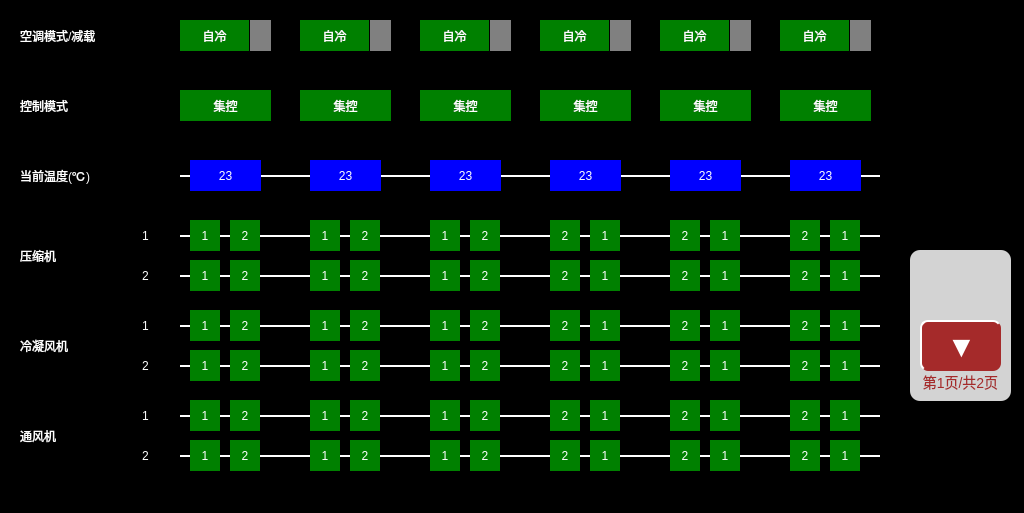
<?xml version="1.0" encoding="UTF-8"?>
<ui version="4.0">
 <class>VehicleACPage</class>
 <widget class="QWidget" name="VehicleACPage">
  <property name="geometry">
   <rect>
    <x>0</x>
    <y>0</y>
    <width>1024</width>
    <height>513</height>
   </rect>
  </property>
  <property name="windowTitle">
   <string>Form</string>
  </property>
  <property name="styleSheet">
   <string notr="true">QWidget
{
	background-color:black;
}
QLabel
{
	font: 18px, &quot;微软雅黑&quot;;
	color:white;
background-color:green;
}
QPushButton
{
	background-color:orange ;
	border-top: 2px solid white;	
	border-left: 2px solid white;
}</string>
  </property>
  <widget class="QPushButton" name="NextPageBtn">
   <property name="geometry">
    <rect>
     <x>920</x>
     <y>320</y>
     <width>81</width>
     <height>51</height>
    </rect>
   </property>
   <property name="focusPolicy">
    <enum>Qt::NoFocus</enum>
   </property>
   <property name="styleSheet">
    <string notr="true">font:30px;
color:white;
background-color:brown;
border-radius:8px;</string>
   </property>
   <property name="text">
    <string>▼</string>
   </property>
  </widget>
  <widget class="QLabel" name="lbl1_13">
   <property name="geometry">
    <rect>
     <x>910</x>
     <y>250</y>
     <width>101</width>
     <height>151</height>
    </rect>
   </property>
   <property name="styleSheet">
    <string notr="true">background-color:lightgray;
border-radius:10px;
font:14px;
color:brown;</string>
   </property>
   <property name="text">
    <string>






第1页/共2页</string>
   </property>
   <property name="alignment">
    <set>Qt::AlignCenter</set>
   </property>
  </widget>
  <widget class="QLabel" name="lbl1">
   <property name="geometry">
    <rect>
     <x>20</x>
     <y>20</y>
     <width>131</width>
     <height>31</height>
    </rect>
   </property>
   <property name="styleSheet">
    <string notr="true">background-color:black;</string>
   </property>
   <property name="text">
    <string>空调模式/减载</string>
   </property>
   <property name="alignment">
    <set>Qt::AlignLeading|Qt::AlignLeft|Qt::AlignVCenter</set>
   </property>
  </widget>
  <widget class="QLabel" name="lbl1_2">
   <property name="geometry">
    <rect>
     <x>20</x>
     <y>90</y>
     <width>131</width>
     <height>31</height>
    </rect>
   </property>
   <property name="styleSheet">
    <string notr="true">background-color:black;</string>
   </property>
   <property name="text">
    <string>控制模式</string>
   </property>
   <property name="alignment">
    <set>Qt::AlignLeading|Qt::AlignLeft|Qt::AlignVCenter</set>
   </property>
  </widget>
  <widget class="QLabel" name="lbl1_3">
   <property name="geometry">
    <rect>
     <x>20</x>
     <y>160</y>
     <width>131</width>
     <height>31</height>
    </rect>
   </property>
   <property name="styleSheet">
    <string notr="true">background-color:black;</string>
   </property>
   <property name="text">
    <string>当前温度(℃)</string>
   </property>
   <property name="alignment">
    <set>Qt::AlignLeading|Qt::AlignLeft|Qt::AlignVCenter</set>
   </property>
  </widget>
  <widget class="QLabel" name="lbl1_4">
   <property name="geometry">
    <rect>
     <x>20</x>
     <y>240</y>
     <width>91</width>
     <height>31</height>
    </rect>
   </property>
   <property name="styleSheet">
    <string notr="true">background-color:black;</string>
   </property>
   <property name="text">
    <string>压缩机</string>
   </property>
   <property name="alignment">
    <set>Qt::AlignLeading|Qt::AlignLeft|Qt::AlignVCenter</set>
   </property>
  </widget>
  <widget class="QLabel" name="lbl1_5">
   <property name="geometry">
    <rect>
     <x>20</x>
     <y>330</y>
     <width>91</width>
     <height>31</height>
    </rect>
   </property>
   <property name="styleSheet">
    <string notr="true">background-color:black;</string>
   </property>
   <property name="text">
    <string>冷凝风机</string>
   </property>
   <property name="alignment">
    <set>Qt::AlignLeading|Qt::AlignLeft|Qt::AlignVCenter</set>
   </property>
  </widget>
  <widget class="QLabel" name="lbl1_6">
   <property name="geometry">
    <rect>
     <x>20</x>
     <y>420</y>
     <width>91</width>
     <height>31</height>
    </rect>
   </property>
   <property name="styleSheet">
    <string notr="true">background-color:black;</string>
   </property>
   <property name="text">
    <string>通风机</string>
   </property>
   <property name="alignment">
    <set>Qt::AlignLeading|Qt::AlignLeft|Qt::AlignVCenter</set>
   </property>
  </widget>
  <widget class="QLabel" name="lbl1_7">
   <property name="geometry">
    <rect>
     <x>130</x>
     <y>220</y>
     <width>31</width>
     <height>31</height>
    </rect>
   </property>
   <property name="styleSheet">
    <string notr="true">background-color:black;</string>
   </property>
   <property name="text">
    <string>1</string>
   </property>
   <property name="alignment">
    <set>Qt::AlignCenter</set>
   </property>
  </widget>
  <widget class="QLabel" name="lbl1_8">
   <property name="geometry">
    <rect>
     <x>130</x>
     <y>260</y>
     <width>31</width>
     <height>31</height>
    </rect>
   </property>
   <property name="styleSheet">
    <string notr="true">background-color:black;</string>
   </property>
   <property name="text">
    <string>2</string>
   </property>
   <property name="alignment">
    <set>Qt::AlignCenter</set>
   </property>
  </widget>
  <widget class="QLabel" name="lbl1_9">
   <property name="geometry">
    <rect>
     <x>130</x>
     <y>310</y>
     <width>31</width>
     <height>31</height>
    </rect>
   </property>
   <property name="styleSheet">
    <string notr="true">background-color:black;</string>
   </property>
   <property name="text">
    <string>1</string>
   </property>
   <property name="alignment">
    <set>Qt::AlignCenter</set>
   </property>
  </widget>
  <widget class="QLabel" name="lbl1_10">
   <property name="geometry">
    <rect>
     <x>130</x>
     <y>350</y>
     <width>31</width>
     <height>31</height>
    </rect>
   </property>
   <property name="styleSheet">
    <string notr="true">background-color:black;</string>
   </property>
   <property name="text">
    <string>2</string>
   </property>
   <property name="alignment">
    <set>Qt::AlignCenter</set>
   </property>
  </widget>
  <widget class="QLabel" name="lbl1_11">
   <property name="geometry">
    <rect>
     <x>130</x>
     <y>400</y>
     <width>31</width>
     <height>31</height>
    </rect>
   </property>
   <property name="styleSheet">
    <string notr="true">background-color:black;</string>
   </property>
   <property name="text">
    <string>1</string>
   </property>
   <property name="alignment">
    <set>Qt::AlignCenter</set>
   </property>
  </widget>
  <widget class="QLabel" name="lbl1_12">
   <property name="geometry">
    <rect>
     <x>130</x>
     <y>440</y>
     <width>31</width>
     <height>31</height>
    </rect>
   </property>
   <property name="styleSheet">
    <string notr="true">background-color:black;</string>
   </property>
   <property name="text">
    <string>2</string>
   </property>
   <property name="alignment">
    <set>Qt::AlignCenter</set>
   </property>
  </widget>
  <widget class="QLabel" name="ACModeTC1lbl">
   <property name="geometry">
    <rect>
     <x>180</x>
     <y>20</y>
     <width>69</width>
     <height>31</height>
    </rect>
   </property>
   <property name="styleSheet">
    <string notr="true">font:16px, &quot;微软雅黑&quot;;</string>
   </property>
   <property name="text">
    <string>自冷</string>
   </property>
   <property name="alignment">
    <set>Qt::AlignCenter</set>
   </property>
  </widget>
  <widget class="QLabel" name="ACReduceTC1lbl">
   <property name="geometry">
    <rect>
     <x>250</x>
     <y>20</y>
     <width>21</width>
     <height>31</height>
    </rect>
   </property>
   <property name="styleSheet">
    <string notr="true">background-color:gray</string>
   </property>
   <property name="text">
    <string/>
   </property>
   <property name="alignment">
    <set>Qt::AlignCenter</set>
   </property>
  </widget>
  <widget class="QLabel" name="ACReduceMP1lbl">
   <property name="geometry">
    <rect>
     <x>370</x>
     <y>20</y>
     <width>21</width>
     <height>31</height>
    </rect>
   </property>
   <property name="styleSheet">
    <string notr="true">background-color:gray</string>
   </property>
   <property name="text">
    <string/>
   </property>
   <property name="alignment">
    <set>Qt::AlignCenter</set>
   </property>
  </widget>
  <widget class="QLabel" name="ACModeMP1lbl">
   <property name="geometry">
    <rect>
     <x>300</x>
     <y>20</y>
     <width>69</width>
     <height>31</height>
    </rect>
   </property>
   <property name="styleSheet">
    <string notr="true">font:16px, &quot;微软雅黑&quot;;</string>
   </property>
   <property name="text">
    <string>自冷</string>
   </property>
   <property name="alignment">
    <set>Qt::AlignCenter</set>
   </property>
  </widget>
  <widget class="QLabel" name="ACReduceTC2lbl">
   <property name="geometry">
    <rect>
     <x>850</x>
     <y>20</y>
     <width>21</width>
     <height>31</height>
    </rect>
   </property>
   <property name="styleSheet">
    <string notr="true">background-color:gray</string>
   </property>
   <property name="text">
    <string/>
   </property>
   <property name="alignment">
    <set>Qt::AlignCenter</set>
   </property>
  </widget>
  <widget class="QLabel" name="ACModeTC2lbl">
   <property name="geometry">
    <rect>
     <x>780</x>
     <y>20</y>
     <width>69</width>
     <height>31</height>
    </rect>
   </property>
   <property name="styleSheet">
    <string notr="true">font:16px, &quot;微软雅黑&quot;;</string>
   </property>
   <property name="text">
    <string>自冷</string>
   </property>
   <property name="alignment">
    <set>Qt::AlignCenter</set>
   </property>
  </widget>
  <widget class="QLabel" name="ACReduceM1lbl">
   <property name="geometry">
    <rect>
     <x>490</x>
     <y>20</y>
     <width>21</width>
     <height>31</height>
    </rect>
   </property>
   <property name="styleSheet">
    <string notr="true">background-color:gray</string>
   </property>
   <property name="text">
    <string/>
   </property>
   <property name="alignment">
    <set>Qt::AlignCenter</set>
   </property>
  </widget>
  <widget class="QLabel" name="ACModeM1lbl">
   <property name="geometry">
    <rect>
     <x>420</x>
     <y>20</y>
     <width>69</width>
     <height>31</height>
    </rect>
   </property>
   <property name="styleSheet">
    <string notr="true">font:16px, &quot;微软雅黑&quot;;</string>
   </property>
   <property name="text">
    <string>自冷</string>
   </property>
   <property name="alignment">
    <set>Qt::AlignCenter</set>
   </property>
  </widget>
  <widget class="QLabel" name="ACReduceM2lbl">
   <property name="geometry">
    <rect>
     <x>610</x>
     <y>20</y>
     <width>21</width>
     <height>31</height>
    </rect>
   </property>
   <property name="styleSheet">
    <string notr="true">background-color:gray</string>
   </property>
   <property name="text">
    <string/>
   </property>
   <property name="alignment">
    <set>Qt::AlignCenter</set>
   </property>
  </widget>
  <widget class="QLabel" name="ACModeM2lbl">
   <property name="geometry">
    <rect>
     <x>540</x>
     <y>20</y>
     <width>69</width>
     <height>31</height>
    </rect>
   </property>
   <property name="styleSheet">
    <string notr="true">font:16px, &quot;微软雅黑&quot;;</string>
   </property>
   <property name="text">
    <string>自冷</string>
   </property>
   <property name="alignment">
    <set>Qt::AlignCenter</set>
   </property>
  </widget>
  <widget class="QLabel" name="ACReduceMP2lbl">
   <property name="geometry">
    <rect>
     <x>730</x>
     <y>20</y>
     <width>21</width>
     <height>31</height>
    </rect>
   </property>
   <property name="styleSheet">
    <string notr="true">background-color:gray</string>
   </property>
   <property name="text">
    <string/>
   </property>
   <property name="alignment">
    <set>Qt::AlignCenter</set>
   </property>
  </widget>
  <widget class="QLabel" name="ACModeMP2lbl">
   <property name="geometry">
    <rect>
     <x>660</x>
     <y>20</y>
     <width>69</width>
     <height>31</height>
    </rect>
   </property>
   <property name="styleSheet">
    <string notr="true">font:16px, &quot;微软雅黑&quot;;</string>
   </property>
   <property name="text">
    <string>自冷</string>
   </property>
   <property name="alignment">
    <set>Qt::AlignCenter</set>
   </property>
  </widget>
  <widget class="QLabel" name="ACControlTC2lbl">
   <property name="geometry">
    <rect>
     <x>780</x>
     <y>90</y>
     <width>91</width>
     <height>31</height>
    </rect>
   </property>
   <property name="text">
    <string>集控</string>
   </property>
   <property name="alignment">
    <set>Qt::AlignCenter</set>
   </property>
  </widget>
  <widget class="QLabel" name="ACControlM2lbl">
   <property name="geometry">
    <rect>
     <x>540</x>
     <y>90</y>
     <width>91</width>
     <height>31</height>
    </rect>
   </property>
   <property name="text">
    <string>集控</string>
   </property>
   <property name="alignment">
    <set>Qt::AlignCenter</set>
   </property>
  </widget>
  <widget class="QLabel" name="ACControlMP2lbl">
   <property name="geometry">
    <rect>
     <x>660</x>
     <y>90</y>
     <width>91</width>
     <height>31</height>
    </rect>
   </property>
   <property name="text">
    <string>集控</string>
   </property>
   <property name="alignment">
    <set>Qt::AlignCenter</set>
   </property>
  </widget>
  <widget class="QLabel" name="ACControlM1lbl">
   <property name="geometry">
    <rect>
     <x>420</x>
     <y>90</y>
     <width>91</width>
     <height>31</height>
    </rect>
   </property>
   <property name="text">
    <string>集控</string>
   </property>
   <property name="alignment">
    <set>Qt::AlignCenter</set>
   </property>
  </widget>
  <widget class="QLabel" name="ACControlTC1lbl">
   <property name="geometry">
    <rect>
     <x>180</x>
     <y>90</y>
     <width>91</width>
     <height>31</height>
    </rect>
   </property>
   <property name="text">
    <string>集控</string>
   </property>
   <property name="alignment">
    <set>Qt::AlignCenter</set>
   </property>
  </widget>
  <widget class="QLabel" name="ACControlMP1lbl">
   <property name="geometry">
    <rect>
     <x>300</x>
     <y>90</y>
     <width>91</width>
     <height>31</height>
    </rect>
   </property>
   <property name="text">
    <string>集控</string>
   </property>
   <property name="alignment">
    <set>Qt::AlignCenter</set>
   </property>
  </widget>
  <widget class="QLabel" name="TempTC2lbl">
   <property name="geometry">
    <rect>
     <x>790</x>
     <y>160</y>
     <width>71</width>
     <height>31</height>
    </rect>
   </property>
   <property name="styleSheet">
    <string notr="true">background-color:blue;
</string>
   </property>
   <property name="text">
    <string>23</string>
   </property>
   <property name="alignment">
    <set>Qt::AlignCenter</set>
   </property>
  </widget>
  <widget class="QLabel" name="TempM1lbl">
   <property name="geometry">
    <rect>
     <x>430</x>
     <y>160</y>
     <width>71</width>
     <height>31</height>
    </rect>
   </property>
   <property name="styleSheet">
    <string notr="true">background-color:blue;
</string>
   </property>
   <property name="text">
    <string>23</string>
   </property>
   <property name="alignment">
    <set>Qt::AlignCenter</set>
   </property>
  </widget>
  <widget class="QLabel" name="TempTC1lbl">
   <property name="geometry">
    <rect>
     <x>190</x>
     <y>160</y>
     <width>71</width>
     <height>31</height>
    </rect>
   </property>
   <property name="styleSheet">
    <string notr="true">background-color:blue;
</string>
   </property>
   <property name="text">
    <string>23</string>
   </property>
   <property name="alignment">
    <set>Qt::AlignCenter</set>
   </property>
  </widget>
  <widget class="QLabel" name="TempMP1lbl">
   <property name="geometry">
    <rect>
     <x>310</x>
     <y>160</y>
     <width>71</width>
     <height>31</height>
    </rect>
   </property>
   <property name="styleSheet">
    <string notr="true">background-color:blue;
</string>
   </property>
   <property name="text">
    <string>23</string>
   </property>
   <property name="alignment">
    <set>Qt::AlignCenter</set>
   </property>
  </widget>
  <widget class="QLabel" name="TempMP2lbl">
   <property name="geometry">
    <rect>
     <x>670</x>
     <y>160</y>
     <width>71</width>
     <height>31</height>
    </rect>
   </property>
   <property name="styleSheet">
    <string notr="true">background-color:blue;
</string>
   </property>
   <property name="text">
    <string>23</string>
   </property>
   <property name="alignment">
    <set>Qt::AlignCenter</set>
   </property>
  </widget>
  <widget class="QLabel" name="TempM2lbl">
   <property name="geometry">
    <rect>
     <x>550</x>
     <y>160</y>
     <width>71</width>
     <height>31</height>
    </rect>
   </property>
   <property name="styleSheet">
    <string notr="true">background-color:blue;
</string>
   </property>
   <property name="text">
    <string>23</string>
   </property>
   <property name="alignment">
    <set>Qt::AlignCenter</set>
   </property>
  </widget>
  <widget class="QLabel" name="lbl1_14">
   <property name="geometry">
    <rect>
     <x>180</x>
     <y>175</y>
     <width>700</width>
     <height>2</height>
    </rect>
   </property>
   <property name="styleSheet">
    <string notr="true">background-color:white;</string>
   </property>
   <property name="text">
    <string/>
   </property>
   <property name="alignment">
    <set>Qt::AlignCenter</set>
   </property>
  </widget>
  <widget class="QLabel" name="YSJ1M2_1lbl">
   <property name="geometry">
    <rect>
     <x>590</x>
     <y>220</y>
     <width>30</width>
     <height>31</height>
    </rect>
   </property>
   <property name="text">
    <string>1</string>
   </property>
   <property name="alignment">
    <set>Qt::AlignCenter</set>
   </property>
  </widget>
  <widget class="QLabel" name="YSJ1MP2_1lbl">
   <property name="geometry">
    <rect>
     <x>710</x>
     <y>220</y>
     <width>30</width>
     <height>31</height>
    </rect>
   </property>
   <property name="text">
    <string>1</string>
   </property>
   <property name="alignment">
    <set>Qt::AlignCenter</set>
   </property>
  </widget>
  <widget class="QLabel" name="lbl1_15">
   <property name="geometry">
    <rect>
     <x>180</x>
     <y>235</y>
     <width>700</width>
     <height>2</height>
    </rect>
   </property>
   <property name="styleSheet">
    <string notr="true">background-color:white;</string>
   </property>
   <property name="text">
    <string/>
   </property>
   <property name="alignment">
    <set>Qt::AlignCenter</set>
   </property>
  </widget>
  <widget class="QLabel" name="YSJ1TC1_1lbl">
   <property name="geometry">
    <rect>
     <x>190</x>
     <y>220</y>
     <width>30</width>
     <height>31</height>
    </rect>
   </property>
   <property name="text">
    <string>1</string>
   </property>
   <property name="alignment">
    <set>Qt::AlignCenter</set>
   </property>
  </widget>
  <widget class="QLabel" name="YSJ1MP1_1lbl">
   <property name="geometry">
    <rect>
     <x>310</x>
     <y>220</y>
     <width>30</width>
     <height>31</height>
    </rect>
   </property>
   <property name="text">
    <string>1</string>
   </property>
   <property name="alignment">
    <set>Qt::AlignCenter</set>
   </property>
  </widget>
  <widget class="QLabel" name="YSJ1M1_1lbl">
   <property name="geometry">
    <rect>
     <x>430</x>
     <y>220</y>
     <width>30</width>
     <height>31</height>
    </rect>
   </property>
   <property name="text">
    <string>1</string>
   </property>
   <property name="alignment">
    <set>Qt::AlignCenter</set>
   </property>
  </widget>
  <widget class="QLabel" name="YSJ1TC2_1lbl">
   <property name="geometry">
    <rect>
     <x>830</x>
     <y>220</y>
     <width>30</width>
     <height>31</height>
    </rect>
   </property>
   <property name="text">
    <string>1</string>
   </property>
   <property name="alignment">
    <set>Qt::AlignCenter</set>
   </property>
  </widget>
  <widget class="QLabel" name="YSJ1MP2_2lbl">
   <property name="geometry">
    <rect>
     <x>670</x>
     <y>220</y>
     <width>30</width>
     <height>31</height>
    </rect>
   </property>
   <property name="text">
    <string>2</string>
   </property>
   <property name="alignment">
    <set>Qt::AlignCenter</set>
   </property>
  </widget>
  <widget class="QLabel" name="YSJ1M2_2lbl">
   <property name="geometry">
    <rect>
     <x>550</x>
     <y>220</y>
     <width>30</width>
     <height>31</height>
    </rect>
   </property>
   <property name="text">
    <string>2</string>
   </property>
   <property name="alignment">
    <set>Qt::AlignCenter</set>
   </property>
  </widget>
  <widget class="QLabel" name="YSJ1TC2_2lbl">
   <property name="geometry">
    <rect>
     <x>790</x>
     <y>220</y>
     <width>30</width>
     <height>31</height>
    </rect>
   </property>
   <property name="text">
    <string>2</string>
   </property>
   <property name="alignment">
    <set>Qt::AlignCenter</set>
   </property>
  </widget>
  <widget class="QLabel" name="YSJ1TC1_2lbl">
   <property name="geometry">
    <rect>
     <x>230</x>
     <y>220</y>
     <width>30</width>
     <height>31</height>
    </rect>
   </property>
   <property name="text">
    <string>2</string>
   </property>
   <property name="alignment">
    <set>Qt::AlignCenter</set>
   </property>
  </widget>
  <widget class="QLabel" name="YSJ1MP1_2lbl">
   <property name="geometry">
    <rect>
     <x>350</x>
     <y>220</y>
     <width>30</width>
     <height>31</height>
    </rect>
   </property>
   <property name="text">
    <string>2</string>
   </property>
   <property name="alignment">
    <set>Qt::AlignCenter</set>
   </property>
  </widget>
  <widget class="QLabel" name="YSJ1M1_2lbl">
   <property name="geometry">
    <rect>
     <x>470</x>
     <y>220</y>
     <width>30</width>
     <height>31</height>
    </rect>
   </property>
   <property name="text">
    <string>2</string>
   </property>
   <property name="alignment">
    <set>Qt::AlignCenter</set>
   </property>
  </widget>
  <widget class="QLabel" name="YSJ2TC1_1lbl">
   <property name="geometry">
    <rect>
     <x>190</x>
     <y>260</y>
     <width>30</width>
     <height>31</height>
    </rect>
   </property>
   <property name="text">
    <string>1</string>
   </property>
   <property name="alignment">
    <set>Qt::AlignCenter</set>
   </property>
  </widget>
  <widget class="QLabel" name="YSJ2MP2_1lbl">
   <property name="geometry">
    <rect>
     <x>710</x>
     <y>260</y>
     <width>30</width>
     <height>31</height>
    </rect>
   </property>
   <property name="text">
    <string>1</string>
   </property>
   <property name="alignment">
    <set>Qt::AlignCenter</set>
   </property>
  </widget>
  <widget class="QLabel" name="YSJ2MP1_1lbl">
   <property name="geometry">
    <rect>
     <x>310</x>
     <y>260</y>
     <width>30</width>
     <height>31</height>
    </rect>
   </property>
   <property name="text">
    <string>1</string>
   </property>
   <property name="alignment">
    <set>Qt::AlignCenter</set>
   </property>
  </widget>
  <widget class="QLabel" name="YSJ2TC1_2lbl">
   <property name="geometry">
    <rect>
     <x>230</x>
     <y>260</y>
     <width>30</width>
     <height>31</height>
    </rect>
   </property>
   <property name="text">
    <string>2</string>
   </property>
   <property name="alignment">
    <set>Qt::AlignCenter</set>
   </property>
  </widget>
  <widget class="QLabel" name="YSJ2M2_1lbl">
   <property name="geometry">
    <rect>
     <x>590</x>
     <y>260</y>
     <width>30</width>
     <height>31</height>
    </rect>
   </property>
   <property name="text">
    <string>1</string>
   </property>
   <property name="alignment">
    <set>Qt::AlignCenter</set>
   </property>
  </widget>
  <widget class="QLabel" name="YSJ2M2_2lbl">
   <property name="geometry">
    <rect>
     <x>550</x>
     <y>260</y>
     <width>30</width>
     <height>31</height>
    </rect>
   </property>
   <property name="text">
    <string>2</string>
   </property>
   <property name="alignment">
    <set>Qt::AlignCenter</set>
   </property>
  </widget>
  <widget class="QLabel" name="YSJ2M1_2lbl">
   <property name="geometry">
    <rect>
     <x>470</x>
     <y>260</y>
     <width>30</width>
     <height>31</height>
    </rect>
   </property>
   <property name="text">
    <string>2</string>
   </property>
   <property name="alignment">
    <set>Qt::AlignCenter</set>
   </property>
  </widget>
  <widget class="QLabel" name="lbl1_16">
   <property name="geometry">
    <rect>
     <x>180</x>
     <y>275</y>
     <width>700</width>
     <height>2</height>
    </rect>
   </property>
   <property name="styleSheet">
    <string notr="true">background-color:white;</string>
   </property>
   <property name="text">
    <string/>
   </property>
   <property name="alignment">
    <set>Qt::AlignCenter</set>
   </property>
  </widget>
  <widget class="QLabel" name="YSJ2M1_1lbl">
   <property name="geometry">
    <rect>
     <x>430</x>
     <y>260</y>
     <width>30</width>
     <height>31</height>
    </rect>
   </property>
   <property name="text">
    <string>1</string>
   </property>
   <property name="alignment">
    <set>Qt::AlignCenter</set>
   </property>
  </widget>
  <widget class="QLabel" name="YSJ2MP2_2lbl">
   <property name="geometry">
    <rect>
     <x>670</x>
     <y>260</y>
     <width>30</width>
     <height>31</height>
    </rect>
   </property>
   <property name="text">
    <string>2</string>
   </property>
   <property name="alignment">
    <set>Qt::AlignCenter</set>
   </property>
  </widget>
  <widget class="QLabel" name="YSJ2TC2_1lbl">
   <property name="geometry">
    <rect>
     <x>830</x>
     <y>260</y>
     <width>30</width>
     <height>31</height>
    </rect>
   </property>
   <property name="text">
    <string>1</string>
   </property>
   <property name="alignment">
    <set>Qt::AlignCenter</set>
   </property>
  </widget>
  <widget class="QLabel" name="YSJ2MP1_2lbl">
   <property name="geometry">
    <rect>
     <x>350</x>
     <y>260</y>
     <width>30</width>
     <height>31</height>
    </rect>
   </property>
   <property name="text">
    <string>2</string>
   </property>
   <property name="alignment">
    <set>Qt::AlignCenter</set>
   </property>
  </widget>
  <widget class="QLabel" name="YSJ2TC2_2lbl">
   <property name="geometry">
    <rect>
     <x>790</x>
     <y>260</y>
     <width>30</width>
     <height>31</height>
    </rect>
   </property>
   <property name="text">
    <string>2</string>
   </property>
   <property name="alignment">
    <set>Qt::AlignCenter</set>
   </property>
  </widget>
  <widget class="QLabel" name="LNFJ2TC2_1lbl">
   <property name="geometry">
    <rect>
     <x>830</x>
     <y>350</y>
     <width>30</width>
     <height>31</height>
    </rect>
   </property>
   <property name="text">
    <string>1</string>
   </property>
   <property name="alignment">
    <set>Qt::AlignCenter</set>
   </property>
  </widget>
  <widget class="QLabel" name="LNFJ1M1_1lbl">
   <property name="geometry">
    <rect>
     <x>430</x>
     <y>310</y>
     <width>30</width>
     <height>31</height>
    </rect>
   </property>
   <property name="text">
    <string>1</string>
   </property>
   <property name="alignment">
    <set>Qt::AlignCenter</set>
   </property>
  </widget>
  <widget class="QLabel" name="LNFJ1TC1_2lbl">
   <property name="geometry">
    <rect>
     <x>230</x>
     <y>310</y>
     <width>30</width>
     <height>31</height>
    </rect>
   </property>
   <property name="text">
    <string>2</string>
   </property>
   <property name="alignment">
    <set>Qt::AlignCenter</set>
   </property>
  </widget>
  <widget class="QLabel" name="LNFJ1M1_2lbl">
   <property name="geometry">
    <rect>
     <x>470</x>
     <y>310</y>
     <width>30</width>
     <height>31</height>
    </rect>
   </property>
   <property name="text">
    <string>2</string>
   </property>
   <property name="alignment">
    <set>Qt::AlignCenter</set>
   </property>
  </widget>
  <widget class="QLabel" name="LNFJ2MP2_1lbl">
   <property name="geometry">
    <rect>
     <x>710</x>
     <y>350</y>
     <width>30</width>
     <height>31</height>
    </rect>
   </property>
   <property name="text">
    <string>1</string>
   </property>
   <property name="alignment">
    <set>Qt::AlignCenter</set>
   </property>
  </widget>
  <widget class="QLabel" name="lbl1_17">
   <property name="geometry">
    <rect>
     <x>180</x>
     <y>325</y>
     <width>700</width>
     <height>2</height>
    </rect>
   </property>
   <property name="styleSheet">
    <string notr="true">background-color:white;</string>
   </property>
   <property name="text">
    <string/>
   </property>
   <property name="alignment">
    <set>Qt::AlignCenter</set>
   </property>
  </widget>
  <widget class="QLabel" name="LNFJ1MP1_1lbl">
   <property name="geometry">
    <rect>
     <x>310</x>
     <y>310</y>
     <width>30</width>
     <height>31</height>
    </rect>
   </property>
   <property name="text">
    <string>1</string>
   </property>
   <property name="alignment">
    <set>Qt::AlignCenter</set>
   </property>
  </widget>
  <widget class="QLabel" name="LNFJ2TC1_2lbl">
   <property name="geometry">
    <rect>
     <x>230</x>
     <y>350</y>
     <width>30</width>
     <height>31</height>
    </rect>
   </property>
   <property name="text">
    <string>2</string>
   </property>
   <property name="alignment">
    <set>Qt::AlignCenter</set>
   </property>
  </widget>
  <widget class="QLabel" name="LNFJ2M2_2lbl">
   <property name="geometry">
    <rect>
     <x>550</x>
     <y>350</y>
     <width>30</width>
     <height>31</height>
    </rect>
   </property>
   <property name="text">
    <string>2</string>
   </property>
   <property name="alignment">
    <set>Qt::AlignCenter</set>
   </property>
  </widget>
  <widget class="QLabel" name="lbl1_18">
   <property name="geometry">
    <rect>
     <x>180</x>
     <y>365</y>
     <width>700</width>
     <height>2</height>
    </rect>
   </property>
   <property name="styleSheet">
    <string notr="true">background-color:white;</string>
   </property>
   <property name="text">
    <string/>
   </property>
   <property name="alignment">
    <set>Qt::AlignCenter</set>
   </property>
  </widget>
  <widget class="QLabel" name="LNFJ1M2_2lbl">
   <property name="geometry">
    <rect>
     <x>550</x>
     <y>310</y>
     <width>30</width>
     <height>31</height>
    </rect>
   </property>
   <property name="text">
    <string>2</string>
   </property>
   <property name="alignment">
    <set>Qt::AlignCenter</set>
   </property>
  </widget>
  <widget class="QLabel" name="LNFJ2M1_1lbl">
   <property name="geometry">
    <rect>
     <x>430</x>
     <y>350</y>
     <width>30</width>
     <height>31</height>
    </rect>
   </property>
   <property name="text">
    <string>1</string>
   </property>
   <property name="alignment">
    <set>Qt::AlignCenter</set>
   </property>
  </widget>
  <widget class="QLabel" name="LNFJ1TC2_1lbl">
   <property name="geometry">
    <rect>
     <x>830</x>
     <y>310</y>
     <width>30</width>
     <height>31</height>
    </rect>
   </property>
   <property name="text">
    <string>1</string>
   </property>
   <property name="alignment">
    <set>Qt::AlignCenter</set>
   </property>
  </widget>
  <widget class="QLabel" name="LNFJ1MP1_2lbl">
   <property name="geometry">
    <rect>
     <x>350</x>
     <y>310</y>
     <width>30</width>
     <height>31</height>
    </rect>
   </property>
   <property name="text">
    <string>2</string>
   </property>
   <property name="alignment">
    <set>Qt::AlignCenter</set>
   </property>
  </widget>
  <widget class="QLabel" name="LNFJ1M2_1lbl">
   <property name="geometry">
    <rect>
     <x>590</x>
     <y>310</y>
     <width>30</width>
     <height>31</height>
    </rect>
   </property>
   <property name="text">
    <string>1</string>
   </property>
   <property name="alignment">
    <set>Qt::AlignCenter</set>
   </property>
  </widget>
  <widget class="QLabel" name="LNFJ2TC1_1lbl">
   <property name="geometry">
    <rect>
     <x>190</x>
     <y>350</y>
     <width>30</width>
     <height>31</height>
    </rect>
   </property>
   <property name="text">
    <string>1</string>
   </property>
   <property name="alignment">
    <set>Qt::AlignCenter</set>
   </property>
  </widget>
  <widget class="QLabel" name="LNFJ2TC2_2lbl">
   <property name="geometry">
    <rect>
     <x>790</x>
     <y>350</y>
     <width>30</width>
     <height>31</height>
    </rect>
   </property>
   <property name="text">
    <string>2</string>
   </property>
   <property name="alignment">
    <set>Qt::AlignCenter</set>
   </property>
  </widget>
  <widget class="QLabel" name="LNFJ2MP1_1lbl">
   <property name="geometry">
    <rect>
     <x>310</x>
     <y>350</y>
     <width>30</width>
     <height>31</height>
    </rect>
   </property>
   <property name="text">
    <string>1</string>
   </property>
   <property name="alignment">
    <set>Qt::AlignCenter</set>
   </property>
  </widget>
  <widget class="QLabel" name="LNFJ1TC1_1lbl">
   <property name="geometry">
    <rect>
     <x>190</x>
     <y>310</y>
     <width>30</width>
     <height>31</height>
    </rect>
   </property>
   <property name="text">
    <string>1</string>
   </property>
   <property name="alignment">
    <set>Qt::AlignCenter</set>
   </property>
  </widget>
  <widget class="QLabel" name="LNFJ1TC2_2lbl">
   <property name="geometry">
    <rect>
     <x>790</x>
     <y>310</y>
     <width>30</width>
     <height>31</height>
    </rect>
   </property>
   <property name="text">
    <string>2</string>
   </property>
   <property name="alignment">
    <set>Qt::AlignCenter</set>
   </property>
  </widget>
  <widget class="QLabel" name="LNFJ2M2_1lbl">
   <property name="geometry">
    <rect>
     <x>590</x>
     <y>350</y>
     <width>30</width>
     <height>31</height>
    </rect>
   </property>
   <property name="text">
    <string>1</string>
   </property>
   <property name="alignment">
    <set>Qt::AlignCenter</set>
   </property>
  </widget>
  <widget class="QLabel" name="LNFJ2M1_2lbl">
   <property name="geometry">
    <rect>
     <x>470</x>
     <y>350</y>
     <width>30</width>
     <height>31</height>
    </rect>
   </property>
   <property name="text">
    <string>2</string>
   </property>
   <property name="alignment">
    <set>Qt::AlignCenter</set>
   </property>
  </widget>
  <widget class="QLabel" name="LNFJ2MP1_2lbl">
   <property name="geometry">
    <rect>
     <x>350</x>
     <y>350</y>
     <width>30</width>
     <height>31</height>
    </rect>
   </property>
   <property name="text">
    <string>2</string>
   </property>
   <property name="alignment">
    <set>Qt::AlignCenter</set>
   </property>
  </widget>
  <widget class="QLabel" name="LNFJ1MP2_1lbl">
   <property name="geometry">
    <rect>
     <x>710</x>
     <y>310</y>
     <width>30</width>
     <height>31</height>
    </rect>
   </property>
   <property name="text">
    <string>1</string>
   </property>
   <property name="alignment">
    <set>Qt::AlignCenter</set>
   </property>
  </widget>
  <widget class="QLabel" name="LNFJ2MP2_2lbl">
   <property name="geometry">
    <rect>
     <x>670</x>
     <y>350</y>
     <width>30</width>
     <height>31</height>
    </rect>
   </property>
   <property name="text">
    <string>2</string>
   </property>
   <property name="alignment">
    <set>Qt::AlignCenter</set>
   </property>
  </widget>
  <widget class="QLabel" name="LNFJ1MP2_2lbl">
   <property name="geometry">
    <rect>
     <x>670</x>
     <y>310</y>
     <width>30</width>
     <height>31</height>
    </rect>
   </property>
   <property name="text">
    <string>2</string>
   </property>
   <property name="alignment">
    <set>Qt::AlignCenter</set>
   </property>
  </widget>
  <widget class="QLabel" name="TFJ2MP1_2lbl">
   <property name="geometry">
    <rect>
     <x>350</x>
     <y>440</y>
     <width>30</width>
     <height>31</height>
    </rect>
   </property>
   <property name="text">
    <string>2</string>
   </property>
   <property name="alignment">
    <set>Qt::AlignCenter</set>
   </property>
  </widget>
  <widget class="QLabel" name="TFJ1M2_1lbl">
   <property name="geometry">
    <rect>
     <x>590</x>
     <y>400</y>
     <width>30</width>
     <height>31</height>
    </rect>
   </property>
   <property name="text">
    <string>1</string>
   </property>
   <property name="alignment">
    <set>Qt::AlignCenter</set>
   </property>
  </widget>
  <widget class="QLabel" name="TFJ2M2_2lbl">
   <property name="geometry">
    <rect>
     <x>550</x>
     <y>440</y>
     <width>30</width>
     <height>31</height>
    </rect>
   </property>
   <property name="text">
    <string>2</string>
   </property>
   <property name="alignment">
    <set>Qt::AlignCenter</set>
   </property>
  </widget>
  <widget class="QLabel" name="TFJ1TC2_2lbl">
   <property name="geometry">
    <rect>
     <x>790</x>
     <y>400</y>
     <width>30</width>
     <height>31</height>
    </rect>
   </property>
   <property name="text">
    <string>2</string>
   </property>
   <property name="alignment">
    <set>Qt::AlignCenter</set>
   </property>
  </widget>
  <widget class="QLabel" name="TFJ1MP2_1lbl">
   <property name="geometry">
    <rect>
     <x>710</x>
     <y>400</y>
     <width>30</width>
     <height>31</height>
    </rect>
   </property>
   <property name="text">
    <string>1</string>
   </property>
   <property name="alignment">
    <set>Qt::AlignCenter</set>
   </property>
  </widget>
  <widget class="QLabel" name="TFJ1MP1_2lbl">
   <property name="geometry">
    <rect>
     <x>350</x>
     <y>400</y>
     <width>30</width>
     <height>31</height>
    </rect>
   </property>
   <property name="text">
    <string>2</string>
   </property>
   <property name="alignment">
    <set>Qt::AlignCenter</set>
   </property>
  </widget>
  <widget class="QLabel" name="TFJ1MP1_1lbl">
   <property name="geometry">
    <rect>
     <x>310</x>
     <y>400</y>
     <width>30</width>
     <height>31</height>
    </rect>
   </property>
   <property name="text">
    <string>1</string>
   </property>
   <property name="alignment">
    <set>Qt::AlignCenter</set>
   </property>
  </widget>
  <widget class="QLabel" name="TFJ2MP2_2lbl">
   <property name="geometry">
    <rect>
     <x>670</x>
     <y>440</y>
     <width>30</width>
     <height>31</height>
    </rect>
   </property>
   <property name="text">
    <string>2</string>
   </property>
   <property name="alignment">
    <set>Qt::AlignCenter</set>
   </property>
  </widget>
  <widget class="QLabel" name="TFJ2M1_1lbl">
   <property name="geometry">
    <rect>
     <x>430</x>
     <y>440</y>
     <width>30</width>
     <height>31</height>
    </rect>
   </property>
   <property name="text">
    <string>1</string>
   </property>
   <property name="alignment">
    <set>Qt::AlignCenter</set>
   </property>
  </widget>
  <widget class="QLabel" name="TFJ1TC1_2lbl">
   <property name="geometry">
    <rect>
     <x>230</x>
     <y>400</y>
     <width>30</width>
     <height>31</height>
    </rect>
   </property>
   <property name="text">
    <string>2</string>
   </property>
   <property name="alignment">
    <set>Qt::AlignCenter</set>
   </property>
  </widget>
  <widget class="QLabel" name="TFJ1TC2_1lbl">
   <property name="geometry">
    <rect>
     <x>830</x>
     <y>400</y>
     <width>30</width>
     <height>31</height>
    </rect>
   </property>
   <property name="text">
    <string>1</string>
   </property>
   <property name="alignment">
    <set>Qt::AlignCenter</set>
   </property>
  </widget>
  <widget class="QLabel" name="TFJ2M1_2lbl">
   <property name="geometry">
    <rect>
     <x>470</x>
     <y>440</y>
     <width>30</width>
     <height>31</height>
    </rect>
   </property>
   <property name="text">
    <string>2</string>
   </property>
   <property name="alignment">
    <set>Qt::AlignCenter</set>
   </property>
  </widget>
  <widget class="QLabel" name="TFJ1TC1_1lbl">
   <property name="geometry">
    <rect>
     <x>190</x>
     <y>400</y>
     <width>30</width>
     <height>31</height>
    </rect>
   </property>
   <property name="text">
    <string>1</string>
   </property>
   <property name="alignment">
    <set>Qt::AlignCenter</set>
   </property>
  </widget>
  <widget class="QLabel" name="TFJ2TC1_1lbl">
   <property name="geometry">
    <rect>
     <x>190</x>
     <y>440</y>
     <width>30</width>
     <height>31</height>
    </rect>
   </property>
   <property name="text">
    <string>1</string>
   </property>
   <property name="alignment">
    <set>Qt::AlignCenter</set>
   </property>
  </widget>
  <widget class="QLabel" name="TFJ1M2_2lbl">
   <property name="geometry">
    <rect>
     <x>550</x>
     <y>400</y>
     <width>30</width>
     <height>31</height>
    </rect>
   </property>
   <property name="text">
    <string>2</string>
   </property>
   <property name="alignment">
    <set>Qt::AlignCenter</set>
   </property>
  </widget>
  <widget class="QLabel" name="TFJ2MP2_1lbl">
   <property name="geometry">
    <rect>
     <x>710</x>
     <y>440</y>
     <width>30</width>
     <height>31</height>
    </rect>
   </property>
   <property name="text">
    <string>1</string>
   </property>
   <property name="alignment">
    <set>Qt::AlignCenter</set>
   </property>
  </widget>
  <widget class="QLabel" name="TFJ1M1_1lbl">
   <property name="geometry">
    <rect>
     <x>430</x>
     <y>400</y>
     <width>30</width>
     <height>31</height>
    </rect>
   </property>
   <property name="text">
    <string>1</string>
   </property>
   <property name="alignment">
    <set>Qt::AlignCenter</set>
   </property>
  </widget>
  <widget class="QLabel" name="lbl1_19">
   <property name="geometry">
    <rect>
     <x>180</x>
     <y>415</y>
     <width>700</width>
     <height>2</height>
    </rect>
   </property>
   <property name="styleSheet">
    <string notr="true">background-color:white;</string>
   </property>
   <property name="text">
    <string/>
   </property>
   <property name="alignment">
    <set>Qt::AlignCenter</set>
   </property>
  </widget>
  <widget class="QLabel" name="TFJ2MP1_1lbl">
   <property name="geometry">
    <rect>
     <x>310</x>
     <y>440</y>
     <width>30</width>
     <height>31</height>
    </rect>
   </property>
   <property name="text">
    <string>1</string>
   </property>
   <property name="alignment">
    <set>Qt::AlignCenter</set>
   </property>
  </widget>
  <widget class="QLabel" name="TFJ1M1_2lbl">
   <property name="geometry">
    <rect>
     <x>470</x>
     <y>400</y>
     <width>30</width>
     <height>31</height>
    </rect>
   </property>
   <property name="text">
    <string>2</string>
   </property>
   <property name="alignment">
    <set>Qt::AlignCenter</set>
   </property>
  </widget>
  <widget class="QLabel" name="TFJ2M2_1lbl">
   <property name="geometry">
    <rect>
     <x>590</x>
     <y>440</y>
     <width>30</width>
     <height>31</height>
    </rect>
   </property>
   <property name="text">
    <string>1</string>
   </property>
   <property name="alignment">
    <set>Qt::AlignCenter</set>
   </property>
  </widget>
  <widget class="QLabel" name="TFJ2TC2_1lbl">
   <property name="geometry">
    <rect>
     <x>830</x>
     <y>440</y>
     <width>30</width>
     <height>31</height>
    </rect>
   </property>
   <property name="text">
    <string>1</string>
   </property>
   <property name="alignment">
    <set>Qt::AlignCenter</set>
   </property>
  </widget>
  <widget class="QLabel" name="TFJ1MP2_2lbl">
   <property name="geometry">
    <rect>
     <x>670</x>
     <y>400</y>
     <width>30</width>
     <height>31</height>
    </rect>
   </property>
   <property name="text">
    <string>2</string>
   </property>
   <property name="alignment">
    <set>Qt::AlignCenter</set>
   </property>
  </widget>
  <widget class="QLabel" name="lbl1_20">
   <property name="geometry">
    <rect>
     <x>180</x>
     <y>455</y>
     <width>700</width>
     <height>2</height>
    </rect>
   </property>
   <property name="styleSheet">
    <string notr="true">background-color:white;</string>
   </property>
   <property name="text">
    <string/>
   </property>
   <property name="alignment">
    <set>Qt::AlignCenter</set>
   </property>
  </widget>
  <widget class="QLabel" name="TFJ2TC2_2lbl">
   <property name="geometry">
    <rect>
     <x>790</x>
     <y>440</y>
     <width>30</width>
     <height>31</height>
    </rect>
   </property>
   <property name="text">
    <string>2</string>
   </property>
   <property name="alignment">
    <set>Qt::AlignCenter</set>
   </property>
  </widget>
  <widget class="QLabel" name="TFJ2TC1_2lbl">
   <property name="geometry">
    <rect>
     <x>230</x>
     <y>440</y>
     <width>30</width>
     <height>31</height>
    </rect>
   </property>
   <property name="text">
    <string>2</string>
   </property>
   <property name="alignment">
    <set>Qt::AlignCenter</set>
   </property>
  </widget>
  <zorder>lbl1_13</zorder>
  <zorder>lbl1_15</zorder>
  <zorder>lbl1_18</zorder>
  <zorder>lbl1_19</zorder>
  <zorder>lbl1_17</zorder>
  <zorder>lbl1_16</zorder>
  <zorder>lbl1_20</zorder>
  <zorder>lbl1_14</zorder>
  <zorder>NextPageBtn</zorder>
  <zorder>lbl1</zorder>
  <zorder>lbl1_2</zorder>
  <zorder>lbl1_3</zorder>
  <zorder>lbl1_4</zorder>
  <zorder>lbl1_5</zorder>
  <zorder>lbl1_6</zorder>
  <zorder>lbl1_7</zorder>
  <zorder>lbl1_8</zorder>
  <zorder>lbl1_9</zorder>
  <zorder>lbl1_10</zorder>
  <zorder>lbl1_11</zorder>
  <zorder>lbl1_12</zorder>
  <zorder>ACModeTC1lbl</zorder>
  <zorder>ACReduceTC1lbl</zorder>
  <zorder>ACReduceMP1lbl</zorder>
  <zorder>ACModeMP1lbl</zorder>
  <zorder>ACReduceTC2lbl</zorder>
  <zorder>ACModeTC2lbl</zorder>
  <zorder>ACReduceM1lbl</zorder>
  <zorder>ACModeM1lbl</zorder>
  <zorder>ACReduceM2lbl</zorder>
  <zorder>ACModeM2lbl</zorder>
  <zorder>ACReduceMP2lbl</zorder>
  <zorder>ACModeMP2lbl</zorder>
  <zorder>ACControlTC2lbl</zorder>
  <zorder>ACControlM2lbl</zorder>
  <zorder>ACControlMP2lbl</zorder>
  <zorder>ACControlM1lbl</zorder>
  <zorder>ACControlTC1lbl</zorder>
  <zorder>ACControlMP1lbl</zorder>
  <zorder>TempTC2lbl</zorder>
  <zorder>TempM1lbl</zorder>
  <zorder>TempTC1lbl</zorder>
  <zorder>TempMP1lbl</zorder>
  <zorder>TempMP2lbl</zorder>
  <zorder>TempM2lbl</zorder>
  <zorder>YSJ1M2_1lbl</zorder>
  <zorder>YSJ1MP2_1lbl</zorder>
  <zorder>YSJ1TC1_1lbl</zorder>
  <zorder>YSJ1MP1_1lbl</zorder>
  <zorder>YSJ1M1_1lbl</zorder>
  <zorder>YSJ1TC2_1lbl</zorder>
  <zorder>YSJ1MP2_2lbl</zorder>
  <zorder>YSJ1M2_2lbl</zorder>
  <zorder>YSJ1TC2_2lbl</zorder>
  <zorder>YSJ1TC1_2lbl</zorder>
  <zorder>YSJ1MP1_2lbl</zorder>
  <zorder>YSJ1M1_2lbl</zorder>
  <zorder>YSJ2TC1_1lbl</zorder>
  <zorder>YSJ2MP2_1lbl</zorder>
  <zorder>YSJ2MP1_1lbl</zorder>
  <zorder>YSJ2TC1_2lbl</zorder>
  <zorder>YSJ2M2_1lbl</zorder>
  <zorder>YSJ2M2_2lbl</zorder>
  <zorder>YSJ2M1_2lbl</zorder>
  <zorder>YSJ2M1_1lbl</zorder>
  <zorder>YSJ2MP2_2lbl</zorder>
  <zorder>YSJ2TC2_1lbl</zorder>
  <zorder>YSJ2MP1_2lbl</zorder>
  <zorder>YSJ2TC2_2lbl</zorder>
  <zorder>LNFJ2TC2_1lbl</zorder>
  <zorder>LNFJ1M1_1lbl</zorder>
  <zorder>LNFJ1TC1_2lbl</zorder>
  <zorder>LNFJ1M1_2lbl</zorder>
  <zorder>LNFJ2MP2_1lbl</zorder>
  <zorder>LNFJ1MP1_1lbl</zorder>
  <zorder>LNFJ2TC1_2lbl</zorder>
  <zorder>LNFJ2M2_2lbl</zorder>
  <zorder>LNFJ1M2_2lbl</zorder>
  <zorder>LNFJ2M1_1lbl</zorder>
  <zorder>LNFJ1TC2_1lbl</zorder>
  <zorder>LNFJ1MP1_2lbl</zorder>
  <zorder>LNFJ1M2_1lbl</zorder>
  <zorder>LNFJ2TC1_1lbl</zorder>
  <zorder>LNFJ2TC2_2lbl</zorder>
  <zorder>LNFJ2MP1_1lbl</zorder>
  <zorder>LNFJ1TC1_1lbl</zorder>
  <zorder>LNFJ1TC2_2lbl</zorder>
  <zorder>LNFJ2M2_1lbl</zorder>
  <zorder>LNFJ2M1_2lbl</zorder>
  <zorder>LNFJ2MP1_2lbl</zorder>
  <zorder>LNFJ1MP2_1lbl</zorder>
  <zorder>LNFJ2MP2_2lbl</zorder>
  <zorder>LNFJ1MP2_2lbl</zorder>
  <zorder>TFJ2MP1_2lbl</zorder>
  <zorder>TFJ1M2_1lbl</zorder>
  <zorder>TFJ2M2_2lbl</zorder>
  <zorder>TFJ1TC2_2lbl</zorder>
  <zorder>TFJ1MP2_1lbl</zorder>
  <zorder>TFJ1MP1_2lbl</zorder>
  <zorder>TFJ1MP1_1lbl</zorder>
  <zorder>TFJ2MP2_2lbl</zorder>
  <zorder>TFJ2M1_1lbl</zorder>
  <zorder>TFJ1TC1_2lbl</zorder>
  <zorder>TFJ1TC2_1lbl</zorder>
  <zorder>TFJ2M1_2lbl</zorder>
  <zorder>TFJ1TC1_1lbl</zorder>
  <zorder>TFJ2TC1_1lbl</zorder>
  <zorder>TFJ1M2_2lbl</zorder>
  <zorder>TFJ2MP2_1lbl</zorder>
  <zorder>TFJ1M1_1lbl</zorder>
  <zorder>TFJ2MP1_1lbl</zorder>
  <zorder>TFJ1M1_2lbl</zorder>
  <zorder>TFJ2M2_1lbl</zorder>
  <zorder>TFJ2TC2_1lbl</zorder>
  <zorder>TFJ1MP2_2lbl</zorder>
  <zorder>TFJ2TC2_2lbl</zorder>
  <zorder>TFJ2TC1_2lbl</zorder>
 </widget>
 <resources/>
 <connections/>
</ui>
